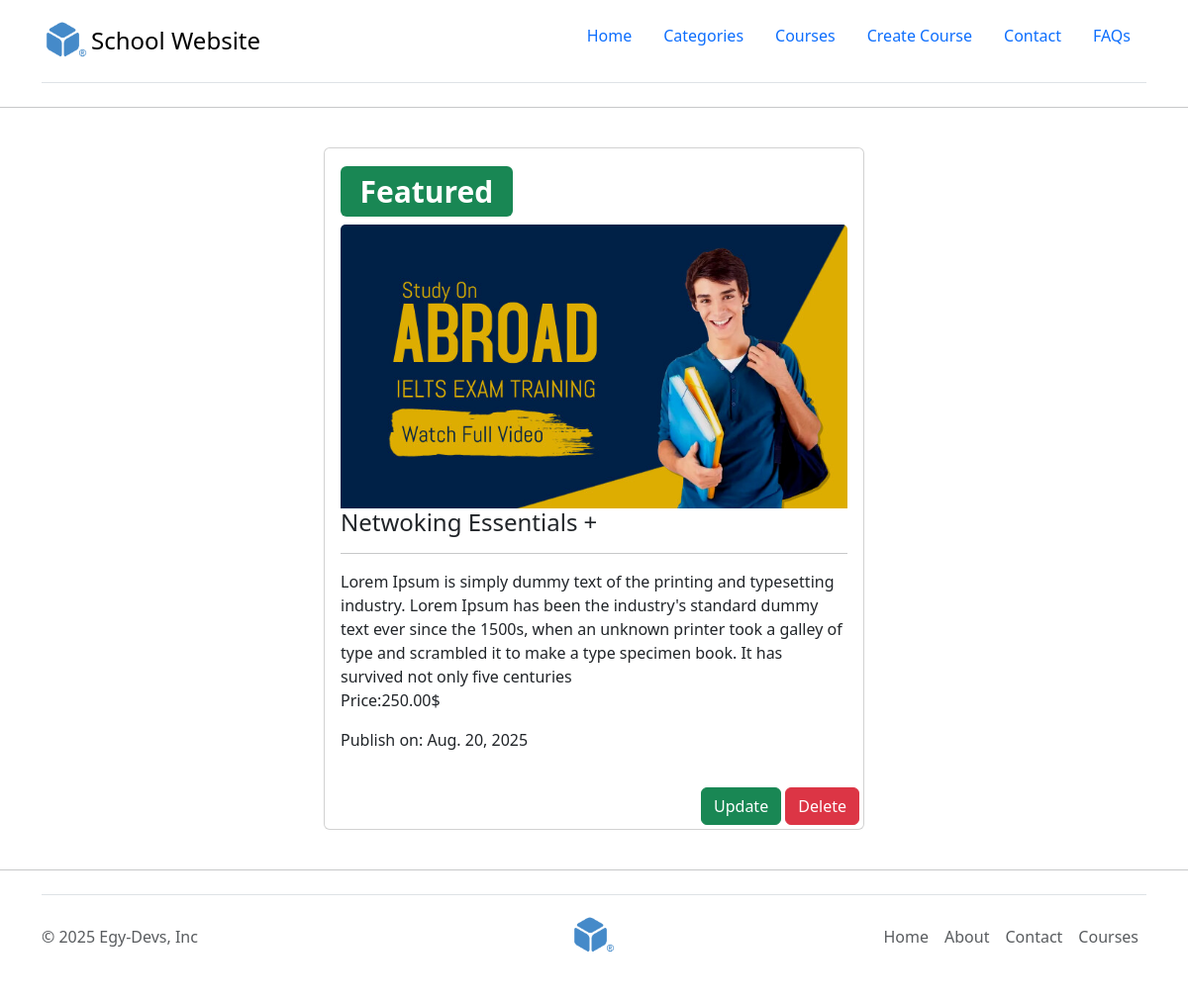
/courses/2/, run on the app's committed database.
### core/models.py (models this page shows, shortened)
class Course(models.Model): # Courses Table in database core_course
    LEVEL_CHOICES = (
        ('beginner', 'Beginner'),
        ('intermediate', 'Intermediate'),
        ('advacned', 'Advacned'),
    )
    cat = models.ForeignKey(Category, on_delete=models.SET_NULL, null=True, related_name='courses') # one-to-many (Web Develope | Networking) | cat_id = 1 , 2 , 3
    title = models.CharField(max_length=200, unique=True) # default (required) not nullable | string
    description = models.TextField() # Big string
    level = models.CharField(max_length=200, choices=LEVEL_CHOICES)
    price = models.DecimalField(max_digits=5, decimal_places=2, default=0.00, null=True, blank=True) # 159.99 $ | Decimals digits
    pub_date = models.DateField(null=True, blank=True)
    featured = models.BooleanField(default=False) # True, False
    image = models.ImageField(upload_to='courses', default='default.png', blank=True) # png, jpg | max_size: 2MB
    class Meta: # options
        verbose_name = 'Course'
        verbose_name_plural = 'Courses'
        get_latest_by = 'pub_date'

### core/views.py (the view)
# urls.py: path('courses/<int:course_id>/', course, name='course'),
def course(request, course_id):
    course = get_object_or_404(Course, id=course_id) # single object
    context = {
        'page_title':course.title,
        'course':course
    }
    return render(request, 'course_details.html', context)

### core/templates/course_details.html (shortened to what this page needs)
{% extends 'layout/base.html' %}
{% load static %}
{% block content %}
<div class="container d-flex justify-content-center p-4">
    <div class="card col-6">
        <div class="card-body">
            {% if course.featured %}
            <h1><span class="badge bg-success">Featured</span></h1>
            {% endif %}
            {% if course.image %}
            <img src="{{course.image.url}}" class="card-img-top" alt="..." width="50">
            {% else %}
            <img src="{% static 'img/default.png' %}" class="card-img-top" alt="...">
            {% endif %}
            <h4>{{course.title}}</h4>
            <hr>
            {{course.description}}
            <p>Price:{{course.price}}$</p>
            <p>Publish on: {{course.pub_date}}</p>
        </div>
        <div class="p-1 text-end">
            <a href="{% url 'update_course' course.id %}" class="btn btn-success">Update</a>
            <a href="{% url 'delete_course' course.id %}" class="btn btn-danger">Delete</a>
        </div>
    </div>
</div>
{% endblock content %}

### data on the page
Course: image (picture), title "Netwoking Essentials +", description "Lorem Ipsum is simply dummy text of the printing and typesetting industry. Lorem Ipsum has been the industry's standard dummy text ever since the 1500s, when an unknown printer took a galley of type and scrambled it to make a type specimen book. It has survived not only five centuries", price "250.00", pub_date "Aug. 20, 2025"
